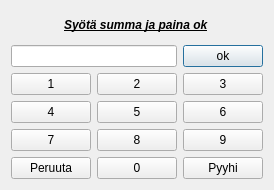
<?xml version="1.0" encoding="UTF-8"?>
<ui version="4.0">
 <class>otherAmount</class>
 <widget class="QDialog" name="otherAmount">
  <property name="geometry">
   <rect>
    <x>0</x>
    <y>0</y>
    <width>274</width>
    <height>190</height>
   </rect>
  </property>
  <property name="windowTitle">
   <string>Dialog</string>
  </property>
  <layout class="QHBoxLayout" name="horizontalLayout">
   <item>
    <layout class="QVBoxLayout" name="verticalLayout_2">
     <item alignment="Qt::AlignHCenter">
      <widget class="QLabel" name="label">
       <property name="font">
        <font>
         <italic>true</italic>
         <bold>true</bold>
         <underline>true</underline>
        </font>
       </property>
       <property name="text">
        <string>Syötä summa ja paina ok</string>
       </property>
      </widget>
     </item>
     <item>
      <layout class="QHBoxLayout" name="horizontalLayout_2">
       <item>
        <widget class="QLineEdit" name="lineEditEnterAmount"/>
       </item>
       <item>
        <widget class="QPushButton" name="btnAmountOk">
         <property name="text">
          <string>ok</string>
         </property>
        </widget>
       </item>
      </layout>
     </item>
     <item>
      <layout class="QGridLayout" name="gridLayout">
       <item row="0" column="1">
        <widget class="QPushButton" name="btnOther2">
         <property name="text">
          <string>2</string>
         </property>
        </widget>
       </item>
       <item row="0" column="2">
        <widget class="QPushButton" name="btnOther3">
         <property name="text">
          <string>3</string>
         </property>
        </widget>
       </item>
       <item row="1" column="2">
        <widget class="QPushButton" name="btnOther6">
         <property name="text">
          <string>6</string>
         </property>
        </widget>
       </item>
       <item row="0" column="0">
        <widget class="QPushButton" name="btnOther1">
         <property name="text">
          <string>1</string>
         </property>
        </widget>
       </item>
       <item row="2" column="0">
        <widget class="QPushButton" name="btnOther7">
         <property name="text">
          <string>7</string>
         </property>
        </widget>
       </item>
       <item row="1" column="1">
        <widget class="QPushButton" name="btnOther5">
         <property name="text">
          <string>5</string>
         </property>
        </widget>
       </item>
       <item row="1" column="0">
        <widget class="QPushButton" name="btnOther4">
         <property name="text">
          <string>4</string>
         </property>
        </widget>
       </item>
       <item row="2" column="2">
        <widget class="QPushButton" name="btnOther9">
         <property name="text">
          <string>9</string>
         </property>
        </widget>
       </item>
       <item row="2" column="1">
        <widget class="QPushButton" name="btnOther8">
         <property name="text">
          <string>8</string>
         </property>
        </widget>
       </item>
       <item row="3" column="0">
        <widget class="QPushButton" name="btnOtherReturn">
         <property name="text">
          <string>Peruuta</string>
         </property>
        </widget>
       </item>
       <item row="3" column="1">
        <widget class="QPushButton" name="btnOther0">
         <property name="text">
          <string>0</string>
         </property>
        </widget>
       </item>
       <item row="3" column="2">
        <widget class="QPushButton" name="btnOtherErase">
         <property name="text">
          <string>Pyyhi</string>
         </property>
        </widget>
       </item>
      </layout>
     </item>
    </layout>
   </item>
  </layout>
 </widget>
 <resources/>
 <connections/>
</ui>
